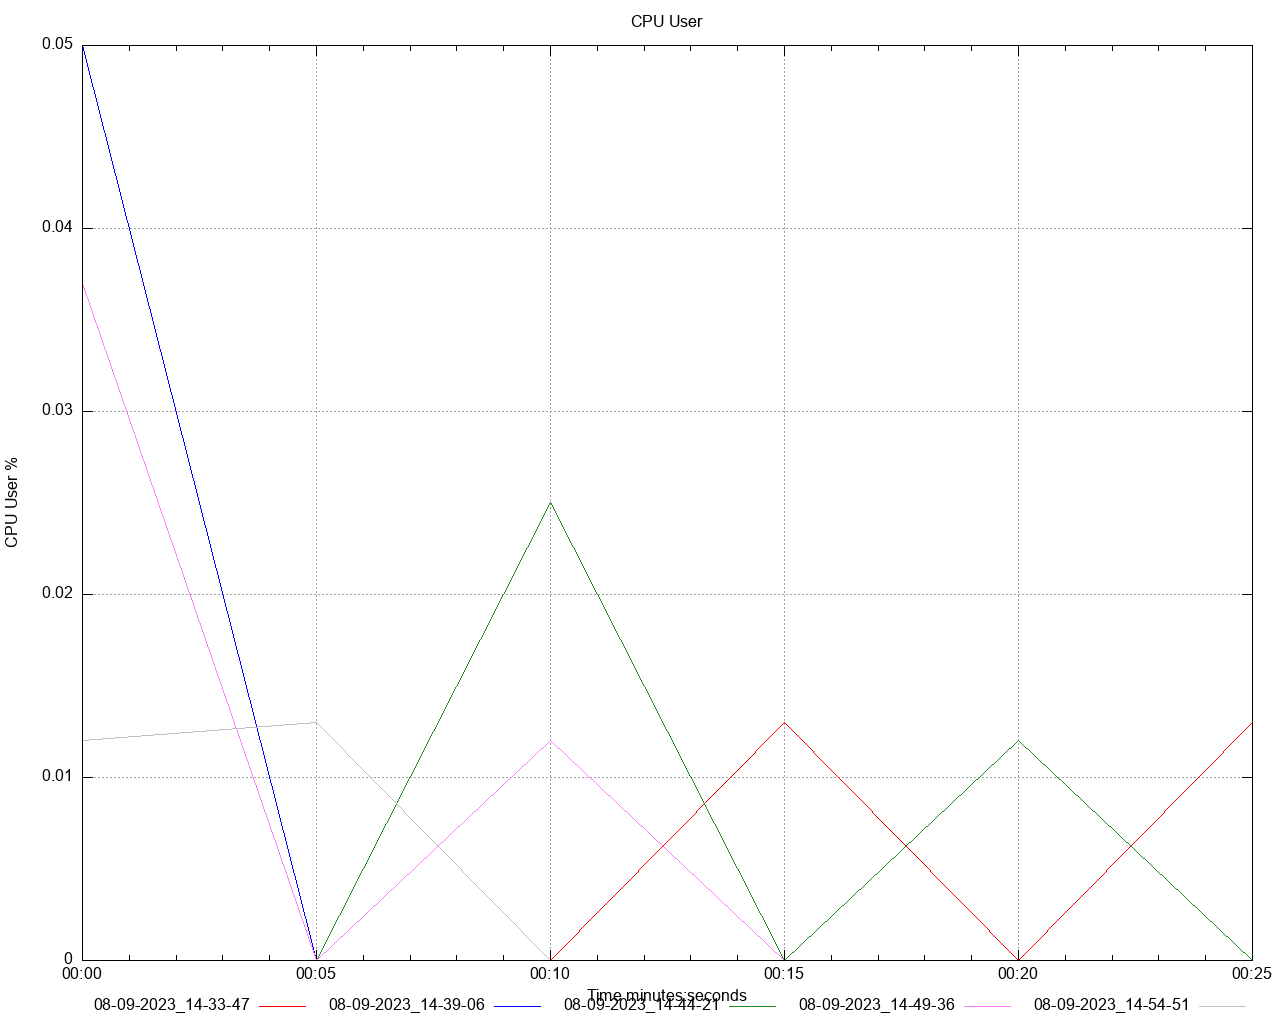

The script that saved this image:
set title 'CPU User' noenhanced
set style data lines
set datafile separator ","
set terminal png size 1280,1024
set grid
set key below
set xdata time
set timefmt "%s"
offset = 0
t0(x)=(offset=($0==0) ? x : offset, x - offset)
set xlabel 'Time minutes:seconds'
set ylabel 'CPU User %'
set output '/Users/gbarnett/git/hazelcast-simulator/atomiclong-3node-member/atomicreference/dstat/cpu_user_A5.png'
plot \
   '/Users/gbarnett/git/hazelcast-simulator/atomiclong-3node-member/atomicreference/data/cpu_user_A5_1.data' using (t0(timecolumn(1))):2 title "08-09-2023_14-33-47" noenhanced lt rgb "red", \
   '/Users/gbarnett/git/hazelcast-simulator/atomiclong-3node-member/atomicreference/data/cpu_user_A5_2.data' using (t0(timecolumn(1))):2 title "08-09-2023_14-39-06" noenhanced lt rgb "blue", \
   '/Users/gbarnett/git/hazelcast-simulator/atomiclong-3node-member/atomicreference/data/cpu_user_A5_3.data' using (t0(timecolumn(1))):2 title "08-09-2023_14-44-21" noenhanced lt rgb "forest-green", \
   '/Users/gbarnett/git/hazelcast-simulator/atomiclong-3node-member/atomicreference/data/cpu_user_A5_4.data' using (t0(timecolumn(1))):2 title "08-09-2023_14-49-36" noenhanced lt rgb "orchid", \
   '/Users/gbarnett/git/hazelcast-simulator/atomiclong-3node-member/atomicreference/data/cpu_user_A5_5.data' using (t0(timecolumn(1))):2 title "08-09-2023_14-54-51" noenhanced lt rgb "grey", \
